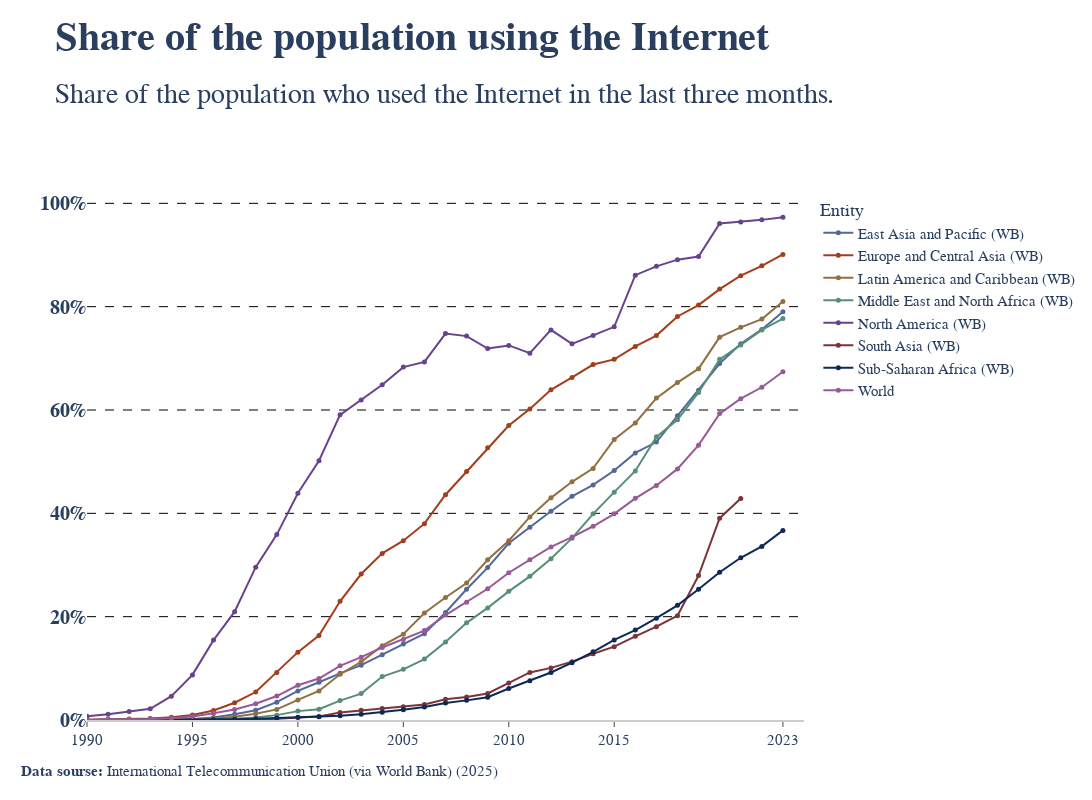

The notebook cell this image was saved under:
### Code cell
fig = px.line(continents_time,
            x="Year", 
            y="Internet", 
            title="Share of the population using the Internet",
            subtitle="Share of the population who used the Internet in the last three months.",
            color="Entity",
            markers=True,
            color_discrete_sequence=px.colors.qualitative.Dark24,
            color_discrete_map={
                "East Asia and Pacific (WB)": "#526998",
                "Europe and Central Asia (WB)": "#a33e1d",
                "Latin America and Caribbean (WB)": "#926f41",
                "Middle East and North Africa (WB)": "#578e76",
                "North America (WB)": "#68428d",
                "South Asia (WB)": "#7b353a",
                "Sub-Saharan Africa (WB)": "#0d2958",
                "World": "#985998",},
            )


fig.update_traces(line=dict(width= 2), marker=dict(symbol="circle", size=5))

fig.update_yaxes(gridcolor='black', griddash='dash',)


fig.update_layout(plot_bgcolor = "white",
                showlegend=True,
                xaxis_title='',
                yaxis_title='',
                polar = dict(angularaxis=dict(showgrid=True)),
                xaxis=dict(showline=True,
                        showticklabels=True,
                        showgrid=False,
                        linecolor='rgb(204, 204, 204)',
                        linewidth=2,
                        ticks='outside',
                        tickvals = tickvals, 
                        range=(1990,2024)
                        ),
                yaxis=dict(showline=False,
                        showticklabels=True,
                        linewidth=0.3,
                        range=[0,120],
                        linecolor="gray",
                        tickmode = 'array',
                        tickvals = [0, 20, 40, 60, 80, 100],
                        ticktext = ['0%', '20%', '40%', '60%', '80%', '100%']),
                legend=dict(
                        y=0.85,
                        x=1.02),
                width=1200,
                height=800,
                title_font=dict(family="Times New Roman", size=40, weight="bold"),
                font=dict(family="Times New Roman", size=15),
                yaxis_tickfont=dict(family="Times New Roman", size=20,weight="bold"),
                annotations=[dict(
                        x=-0.1,
                        y=-0.1,
                        xref="paper",
                        yref="paper",
                        text="<b> Data sourse: </b>International Telecommunication Union (via World Bank) (2025)",
                        showarrow=False)],
                        )
fig.show()

### Figure 1 — Plotly figure (JSON) as saved in the notebook; plotly's stock layout.template omitted (floating-point values rounded to 4 significant figures)
{"data": [{"hovertemplate": "Entity=East Asia and Pacific (WB)<br>Year=%{x}<br>Internet=%{y}<extra></extra>", "legendgroup": "East Asia and Pacific (WB)", "line": {"color": "#526998", "dash": "solid", "width": 2}, "marker": {"size": 5, "symbol": "circle"}, "mode": "lines+markers", "name": "East Asia and Pacific (WB)", "orientation": "v", "showlegend": true, "type": "scatter", "x": [1990, 1991, 1992, 1993, 1994, 1995, 1996, 1997, 1998, 1999, 2000, 2001, 2002, 2003, 2004, 2005, 2006, 2007, 2008, 2009, 2010, 2011, 2012, 2013, 2014, 2015, 2016, 2017, 2018, 2019, 2020, 2021, 2022, 2023], "xaxis": "x", "y": [0.007348, 0.01514, 0.03177, 0.06306, 0.1091, 0.1951, 0.4719, 1.094, 1.902, 3.443, 5.627, 7.296, 9.035, 10.61, 12.65, 14.7, 16.7, 20.8, 25.3, 29.5, 34.2, 37.3, 40.4, 43.3, 45.5, 48.3, 51.7, 53.8, 58.9, 63.8, 69.0, 72.8, 75.6, 79.0], "yaxis": "y"}, {"hovertemplate": "Entity=Europe and Central Asia (WB)<br>Year=%{x}<br>Internet=%{y}<extra></extra>", "legendgroup": "Europe and Central Asia (WB)", "line": {"color": "#a33e1d", "dash": "solid", "width": 2}, "marker": {"size": 5, "symbol": "circle"}, "mode": "lines+markers", "name": "Europe and Central Asia (WB)", "orientation": "v", "showlegend": true, "type": "scatter", "x": [1990, 1991, 1992, 1993, 1994, 1995, 1996, 1997, 1998, 1999, 2000, 2001, 2002, 2003, 2004, 2005, 2006, 2007, 2008, 2009, 2010, 2011, 2012, 2013, 2014, 2015, 2016, 2017, 2018, 2019, 2020, 2021, 2022, 2023], "xaxis": "x", "y": [0.04803, 0.1019, 0.1806, 0.2797, 0.5242, 0.9895, 1.834, 3.342, 5.412, 9.202, 13.13, 16.36, 22.97, 28.25, 32.25, 34.7, 38.0, 43.6, 48.1, 52.7, 57.0, 60.2, 63.9, 66.3, 68.8, 69.8, 72.3, 74.4, 78.1, 80.3, 83.4, 86.0, 87.9, 90.1], "yaxis": "y"}, {"hovertemplate": "Entity=Latin America and Caribbean (WB)<br>Year=%{x}<br>Internet=%{y}<extra></extra>", "legendgroup": "Latin America and Caribbean (WB)", "line": {"color": "#926f41", "dash": "solid", "width": 2}, "marker": {"size": 5, "symbol": "circle"}, "mode": "lines+markers", "name": "Latin America and Caribbean (WB)", "orientation": "v", "showlegend": true, "type": "scatter", "x": [1990, 1991, 1992, 1993, 1994, 1995, 1996, 1997, 1998, 1999, 2000, 2001, 2002, 2003, 2004, 2005, 2006, 2007, 2008, 2009, 2010, 2011, 2012, 2013, 2014, 2015, 2016, 2017, 2018, 2019, 2020, 2021, 2022, 2023], "xaxis": "x", "y": [0.0, 0.002211, 0.009617, 0.02112, 0.04331, 0.1056, 0.3101, 0.6091, 1.229, 2.049, 3.886, 5.631, 8.86, 11.27, 14.39, 16.6, 20.7, 23.7, 26.5, 31.0, 34.7, 39.3, 43.0, 46.1, 48.7, 54.3, 57.5, 62.3, 65.3, 68.0, 74.1, 76.0, 77.6, 81.0], "yaxis": "y"}, {"hovertemplate": "Entity=Middle East and North Africa (WB)<br>Year=%{x}<br>Internet=%{y}<extra></extra>", "legendgroup": "Middle East and North Africa (WB)", "line": {"color": "#578e76", "dash": "solid", "width": 2}, "marker": {"size": 5, "symbol": "circle"}, "mode": "lines+markers", "name": "Middle East and North Africa (WB)", "orientation": "v", "showlegend": true, "type": "scatter", "x": [1990, 1991, 1992, 1993, 1994, 1995, 1996, 1997, 1998, 1999, 2000, 2001, 2002, 2003, 2004, 2005, 2006, 2007, 2008, 2009, 2010, 2011, 2012, 2013, 2014, 2015, 2016, 2017, 2018, 2019, 2020, 2021, 2022, 2023], "xaxis": "x", "y": [0.002073, 0.004021, 0.00582, 0.008256, 0.01351, 0.03177, 0.08557, 0.2335, 0.4985, 0.942, 1.719, 2.073, 3.753, 5.113, 8.409, 9.8, 11.8, 15.1, 18.8, 21.7, 24.9, 27.8, 31.2, 35.2, 39.9, 44.1, 48.2, 54.8, 58.1, 63.4, 69.8, 72.6, 75.5, 77.7], "yaxis": "y"}, {"hovertemplate": "Entity=North America (WB)<br>Year=%{x}<br>Internet=%{y}<extra></extra>", "legendgroup": "North America (WB)", "line": {"color": "#68428d", "dash": "solid", "width": 2}, "marker": {"size": 5, "symbol": "circle"}, "mode": "lines+markers", "name": "North America (WB)", "orientation": "v", "showlegend": true, "type": "scatter", "x": [1990, 1991, 1992, 1993, 1994, 1995, 1996, 1997, 1998, 1999, 2000, 2001, 2002, 2003, 2004, 2005, 2006, 2007, 2008, 2009, 2010, 2011, 2012, 2013, 2014, 2015, 2016, 2017, 2018, 2019, 2020, 2021, 2022, 2023], "xaxis": "x", "y": [0.7421, 1.104, 1.643, 2.163, 4.615, 8.733, 15.46, 20.97, 29.58, 35.88, 43.89, 50.18, 59.06, 61.94, 64.88, 68.3, 69.3, 74.8, 74.3, 71.9, 72.5, 71.0, 75.5, 72.8, 74.4, 76.1, 86.1, 87.8, 89.1, 89.7, 96.1, 96.4, 96.8, 97.3], "yaxis": "y"}, {"hovertemplate": "Entity=South Asia (WB)<br>Year=%{x}<br>Internet=%{y}<extra></extra>", "legendgroup": "South Asia (WB)", "line": {"color": "#7b353a", "dash": "solid", "width": 2}, "marker": {"size": 5, "symbol": "circle"}, "mode": "lines+markers", "name": "South Asia (WB)", "orientation": "v", "showlegend": true, "type": "scatter", "x": [1990, 1991, 1992, 1993, 1994, 1995, 1996, 1997, 1998, 1999, 2000, 2001, 2002, 2003, 2004, 2005, 2006, 2007, 2008, 2009, 2010, 2011, 2012, 2013, 2014, 2015, 2016, 2017, 2018, 2019, 2020, 2021], "xaxis": "x", "y": [0.0, 0.0, 8.472e-05, 0.0001658, 0.0008513, 0.01998, 0.04056, 0.06004, 0.117, 0.2261, 0.4736, 0.6684, 1.472, 1.869, 2.219, 2.583, 3.021, 4.006, 4.432, 5.142, 7.164, 9.207, 10.09, 11.29, 12.82, 14.19, 16.19, 18.07, 20.18, 27.97, 39.06, 42.85], "yaxis": "y"}, {"hovertemplate": "Entity=Sub-Saharan Africa (WB)<br>Year=%{x}<br>Internet=%{y}<extra></extra>", "legendgroup": "Sub-Saharan Africa (WB)", "line": {"color": "#0d2958", "dash": "solid", "width": 2}, "marker": {"size": 5, "symbol": "circle"}, "mode": "lines+markers", "name": "Sub-Saharan Africa (WB)", "orientation": "v", "showlegend": true, "type": "scatter", "x": [1990, 1991, 1992, 1993, 1994, 1995, 1996, 1997, 1998, 1999, 2000, 2001, 2002, 2003, 2004, 2005, 2006, 2007, 2008, 2009, 2010, 2011, 2012, 2013, 2014, 2015, 2016, 2017, 2018, 2019, 2020, 2021, 2022, 2023], "xaxis": "x", "y": [0.0, 0.001033, 0.003006, 0.008725, 0.01891, 0.05162, 0.07232, 0.1351, 0.2447, 0.374, 0.5137, 0.652, 0.8344, 1.108, 1.49, 2.0, 2.5, 3.3, 3.8, 4.4, 6.1, 7.6, 9.2, 11.1, 13.2, 15.5, 17.4, 19.7, 22.2, 25.3, 28.6, 31.4, 33.6, 36.7], "yaxis": "y"}, {"hovertemplate": "Entity=World<br>Year=%{x}<br>Internet=%{y}<extra></extra>", "legendgroup": "World", "line": {"color": "#985998", "dash": "solid", "width": 2}, "marker": {"size": 5, "symbol": "circle"}, "mode": "lines+markers", "name": "World", "orientation": "v", "showlegend": true, "type": "scatter", "x": [1990, 1991, 1992, 1993, 1994, 1995, 1996, 1997, 1998, 1999, 2000, 2001, 2002, 2003, 2004, 2005, 2006, 2007, 2008, 2009, 2010, 2011, 2012, 2013, 2014, 2015, 2016, 2017, 2018, 2019, 2020, 2021, 2022, 2023], "xaxis": "x", "y": [0.04882, 0.07881, 0.1252, 0.179, 0.3605, 0.6831, 1.327, 2.043, 3.141, 4.633, 6.72, 8.023, 10.48, 12.16, 14.04, 15.6, 17.3, 20.3, 22.8, 25.4, 28.5, 31.0, 33.5, 35.4, 37.5, 39.9, 42.9, 45.4, 48.6, 53.2, 59.3, 62.2, 64.4, 67.4], "yaxis": "y"}], "layout": {"annotations": [{"showarrow": false, "text": "<b> Data sourse: </b>International Telecommunication Union (via World Bank) (2025)", "x": -0.1, "xref": "paper", "y": -0.1, "yref": "paper"}], "font": {"family": "Times New Roman", "size": 15}, "height": 800, "legend": {"title": {"text": "Entity"}, "tracegroupgap": 0, "x": 1.02, "y": 0.85}, "plot_bgcolor": "white", "polar": {"angularaxis": {"showgrid": true}}, "showlegend": true, "title": {"font": {"family": "Times New Roman", "size": 40, "weight": "bold"}, "subtitle": {"text": "Share of the population who used the Internet in the last three months."}, "text": "Share of the population using the Internet"}, "width": 1200, "xaxis": {"anchor": "y", "domain": [0, 1], "linecolor": "rgb(204, 204, 204)", "linewidth": 2, "range": [1990, 2024], "showgrid": false, "showline": true, "showticklabels": true, "ticks": "outside", "tickvals": [1990, 1995, 2000, 2005, 2010, 2015, 2023], "title": {"text": ""}}, "yaxis": {"anchor": "x", "domain": [0, 1], "gridcolor": "black", "griddash": "dash", "linecolor": "gray", "linewidth": 0.3, "range": [0, 120], "showline": false, "showticklabels": true, "tickfont": {"family": "Times New Roman", "size": 20, "weight": "bold"}, "tickmode": "array", "ticktext": ["0%", "20%", "40%", "60%", "80%", "100%"], "tickvals": [0, 20, 40, 60, 80, 100], "title": {"text": ""}}}}
